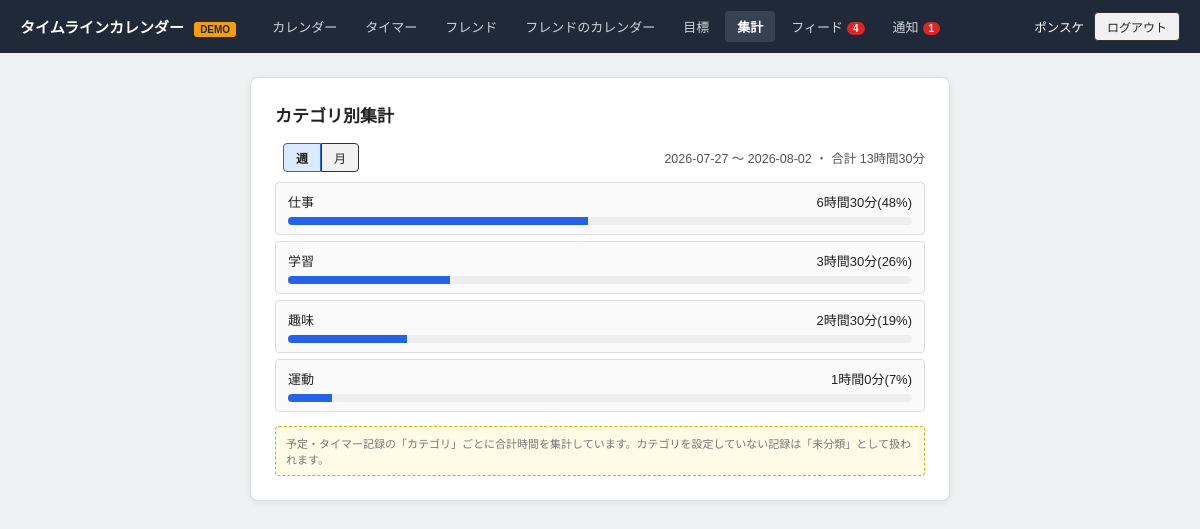
The app's page /reports (signed in) with its own data.
### tables this page shows
CREATE TABLE users (
            id INTEGER PRIMARY KEY AUTOINCREMENT,
            display_name TEXT NOT NULL,
            email TEXT NOT NULL UNIQUE,
            password_hash TEXT NOT NULL,
            email_verified BOOLEAN NOT NULL DEFAULT 1,
            created_at TEXT NOT NULL
        );

CREATE TABLE events (
            id INTEGER PRIMARY KEY AUTOINCREMENT,
            user_id INTEGER NOT NULL REFERENCES users(id) ON DELETE CASCADE,
            title TEXT NOT NULL,
            start_at TEXT NOT NULL,
            end_at TEXT NOT NULL,
            memo TEXT,
            source TEXT NOT NULL DEFAULT 'manual' CHECK (source IN ('timer', 'manual')),
            created_at TEXT NOT NULL,
            updated_at TEXT NOT NULL
        , category TEXT, visibility TEXT NOT NULL DEFAULT 'public');

### app.py (the view)
@app.route("/reports")
@login_required
def reports_view():
    period = request.args.get("period", "week")
    if period not in ("week", "month"):
        period = "week"
    today = date.today()
    if period == "week":
        p_start = cu.week_start_of(today)
        p_end = p_start + timedelta(days=7)
        label = f"{p_start.isoformat()} 〜 {(p_end - timedelta(days=1)).isoformat()}"
    else:
        p_start = today.replace(day=1)
        p_end = date(p_start.year + (p_start.month == 12), (p_start.month % 12) + 1, 1)
        label = f"{p_start.year}年{p_start.month}月"
    items = db.category_totals_for_range(
        g.user["id"], datetime.combine(p_start, time.min), datetime.combine(p_end, time.min)
    )
    total = sum(i["seconds"] for i in items)
    for i in items:
        i["duration_label"] = cu.format_duration(i["seconds"])
        i["pct"] = round(i["seconds"] / total * 100) if total else 0
    return render_template("reports.html", period=period, label=label, items=items, total_label=cu.format_duration(total) if total else "記録なし")

### app.py (called while the page is built)
@app.before_request
def load_logged_in_user():
    g.user = None
    user_id = session.get("user_id")
    if user_id:
        g.user = db.get_user_by_id(user_id)
        if g.user is None:
            session.clear()

@app.before_request
def require_email_verified():
    if g.user and not g.user["email_verified"] and request.endpoint not in VERIFY_EXEMPT_ENDPOINTS:
        return redirect(url_for("verify_notice"))

def login_required(view):
    @wraps(view)
    def wrapped(*args, **kwargs):
        if g.user is None:
            return redirect(url_for("login", next=request.path))
        return view(*args, **kwargs)
    return wrapped

@app.context_processor
def inject_badges():
    if g.user:
        return {
            "unread_notifications": db.unread_notification_count(g.user["id"]),
            "unread_feed": db.get_feed_unread_count(g.user["id"]),
        }
    return {}

### calendar_utils.py (called while the page is built)
def week_start_of(d):
    return d - timedelta(days=d.weekday())

def format_duration(seconds):
    seconds = int(seconds)
    h, rem = divmod(seconds, 3600)
    m, s = divmod(rem, 60)
    if h:
        return f"{h}時間{m}分"
    if m:
        return f"{m}分{s}秒" if s else f"{m}分"
    return f"{s}秒"

### db.py (called while the page is built)
def to_str(dt):
    return dt.strftime(DT_FMT)

def parse_dt(s):
    return datetime.strptime(s, DT_FMT)

def get_connection():
    conn = sqlite3.connect(DB_PATH)
    conn.row_factory = sqlite3.Row
    conn.execute("PRAGMA foreign_keys = ON")
    return conn

def get_user_by_id(user_id):
    conn = get_connection()
    try:
        row = conn.execute("SELECT * FROM users WHERE id = ?", (user_id,)).fetchone()
        return dict(row) if row else None
    finally:
        conn.close()

def get_events_range(user_id, range_start, range_end, only_public=False):
    conn = get_connection()
    try:
        query = "SELECT * FROM events WHERE user_id = ? AND start_at < ? AND end_at > ?"
        params = [user_id, to_str(range_end), to_str(range_start)]
        if only_public:
            query += " AND visibility = 'public'"
        query += " ORDER BY start_at"
        rows = conn.execute(query, params).fetchall()
        return [dict(r) for r in rows]
    finally:
        conn.close()

def get_feed_last_read(user_id):
    conn = get_connection()
    try:
        row = conn.execute("SELECT last_read_at FROM feed_reads WHERE user_id = ?", (user_id,)).fetchone()
        return row["last_read_at"] if row else None
    finally:
        conn.close()

### templates/reports.html (shortened to what this page needs)
{% extends "base.html" %}
{% block content %}
<div class="form-window wide">
  <h1>カテゴリ別集計</h1>
  <div class="cal-toolbar" style="margin-bottom:10px;">
    <span class="toggle-group">
      <a class="btn btn-sm {{ 'active' if period == 'week' else '' }}" href="{{ url_for('reports_view', period='week') }}">週</a>
      <a class="btn btn-sm {{ 'active' if period == 'month' else '' }}" href="{{ url_for('reports_view', period='month') }}">月</a>
    </span>
    <span class="total-label">{{ label }} ・ 合計 {{ total_label }}</span>
  </div>
  {% if items %}
    {% for i in items %}
      <div class="list-row" style="flex-direction:column; align-items:stretch; gap:6px;">
        <div style="display:flex; justify-content:space-between;">
          <span>{{ i.category }}</span>
          <span>{{ i.duration_label }}({{ i.pct }}%)</span>
        </div>
        <div style="background:#eee; border-radius:4px; height:8px; overflow:hidden;">
          <div style="background:var(--accent); height:100%; width:{{ i.pct }}%;"></div>
        </div>
      </div>
    {% endfor %}
  {% else %}
    <p class="empty-note">この期間の記録はありません</p>
  {% endif %}
  <div class="demo-note">
    予定・タイマー記録の「カテゴリ」ごとに合計時間を集計しています。カテゴリを設定していない記録は「未分類」として扱われます。
  </div>
</div>
{% endblock %}

### templates/base.html (shortened to what this page needs)
<!DOCTYPE html>
<html lang="ja">
<head>
<link rel="stylesheet" href="{{ url_for('static', filename='style.css') }}">
</head>
<body>
{% if g.user %}
<header class="topbar">
  <div class="brand">タイムラインカレンダー <span class="demo-badge">DEMO</span></div>
  <nav class="topnav">
    <a href="{{ url_for('calendar_view') }}" class="{{ 'active' if request.endpoint in ('calendar_view',) else '' }}">カレンダー</a>
    <a href="{{ url_for('timer_view') }}" class="{{ 'active' if request.endpoint == 'timer_view' else '' }}">タイマー</a>
    <a href="{{ url_for('friends_view') }}" class="{{ 'active' if request.endpoint == 'friends_view' else '' }}">フレンド</a>
    <a href="{{ url_for('select_friend_calendar') }}" class="{{ 'active' if request.endpoint == 'select_friend_calendar' or request.endpoint == 'friend_calendar_view' else '' }}">フレンドのカレンダー</a>
    <a href="{{ url_for('goals_view') }}" class="{{ 'active' if request.endpoint == 'goals_view' else '' }}">目標</a>
    <a href="{{ url_for('reports_view') }}" class="{{ 'active' if request.endpoint == 'reports_view' else '' }}">集計</a>
    <a href="{{ url_for('feed_view') }}" class="{{ 'active' if request.endpoint == 'feed_view' else '' }}">フィード{% if unread_feed %}<span class="nav-badge">{{ unread_feed }}</span>{% endif %}</a>
    <a href="{{ url_for('notifications_view') }}" class="{{ 'active' if request.endpoint == 'notifications_view' else '' }}">通知{% if unread_notifications %}<span class="nav-badge">{{ unread_notifications }}</span>{% endif %}</a>
  </nav>
  <div class="user-area">
    <a href="{{ url_for('account_settings') }}" class="user-name-link">{{ g.user.display_name }}</a>
    <form method="post" action="{{ url_for('logout') }}" style="display:inline;">
      <button type="submit" class="btn btn-sm">ログアウト</button>
    </form>
  </div>
</header>
{% endif %}
<main class="page">
  {% block content %}{% endblock %}
</main>
</body>
</html>

### static/style.css (style rules this page uses)
:root { --line: #999; --line-dark: #333; --bg-page: #eef0f2; --bg-card: #ffffff; --field-bg: #f6f7f8; --accent: #2563eb; --accent-bg: #dbeaff; --today: #fff3cd; --busy: #dbeeff; }
* { box-sizing: border-box; }
body { margin: 0; font-family: "Hiragino Kaku Gothic ProN", "Yu Gothic", "Meiryo", sans-serif; background: var(--bg-page); color: #222; }
.topbar { display: flex; align-items: center; background: #1f2937; color: #fff; padding: 10px 20px; gap: 24px; }
.brand { font-weight: bold; font-size: 15px; }
.demo-badge { background: #f59e0b; color: #1f2937; font-size: 10px; font-weight: bold; padding: 2px 6px; border-radius: 3px; margin-left: 6px; vertical-align: middle; }
.topnav { display: flex; gap: 4px; flex: 1; }
.topnav a { color: #d1d5db; text-decoration: none; font-size: 13px; padding: 6px 12px; border-radius: 4px; }
.topnav a.active { background: #374151; color: #fff; font-weight: bold; }
.user-area { display: flex; align-items: center; gap: 10px; font-size: 12.5px; }
.page { max-width: 980px; margin: 24px auto; padding: 0 16px; }
.auth-window, .form-window { max-width: 420px; background: var(--bg-card); border: 1px solid #ddd; border-radius: 8px; padding: 24px; margin: 0 auto; box-shadow: 0 2px 6px rgba(0,0,0,0.06); }
.form-window.wide { max-width: 700px; }
h1 { font-size: 17px; margin: 0 0 16px; }
.btn { display: inline-block; border: 1px solid var(--line-dark); background: #f1f1f1; padding: 8px 16px; border-radius: 4px; font-size: 13px; cursor: pointer; color: #222; text-decoration: none; margin: 2px 0; }
.btn-sm { padding: 5px 12px; font-size: 12px; }
.demo-note { margin-top: 14px; font-size: 11px; color: #777; background: #fffbe6; border: 1px dashed #d4b106; padding: 8px 10px; border-radius: 4px; }
.list-row { display: flex; align-items: center; justify-content: space-between; border: 1px solid #ddd; border-radius: 4px; padding: 9px 12px; margin-bottom: 6px; font-size: 13px; background: #fafafa; }
.cal-toolbar { display: flex; align-items: center; gap: 8px; margin-bottom: 14px; flex-wrap: wrap; }
.toggle-group { display: inline-flex; margin-left: 8px; }
.toggle-group .btn { border-radius: 0; margin: 0; }
.toggle-group .btn:first-child { border-radius: 4px 0 0 4px; }
.toggle-group .btn:last-child { border-radius: 0 4px 4px 0; }
.toggle-group .btn.active { background: var(--accent-bg); border-color: var(--accent); font-weight: bold; }
.total-label { margin-left: auto; font-size: 12.5px; color: #555; }
.nav-badge { display: inline-block; background: #dc2626; color: #fff; font-size: 10px; font-weight: bold; padding: 1px 6px; border-radius: 10px; margin-left: 4px; vertical-align: middle; }
.user-name-link { color: #fff; text-decoration: none; font-size: 12.5px; }

### records on screen
users: user.display_name "ポンスケ"
events: category "仕事", duration_label "6時間30分", pct "48"
events: category "学習", duration_label "3時間30分", pct "26"
events: category "趣味", duration_label "2時間30分", pct "19"
events: category "運動", duration_label "1時間0分", pct "7"

### other values on screen
{{ unread_feed }} "4"
{{ unread_notifications }} "1"
{{ label }} "2026-07-27 〜 2026-08-02"
{{ total_label }} "13時間30分"
